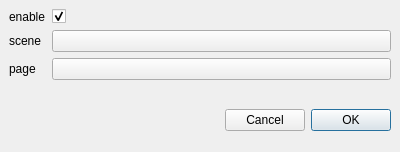
<?xml version="1.0" encoding="UTF-8"?>
<ui version="4.0">
 <class>NLayoutSettingDialog</class>
 <widget class="QDialog" name="NLayoutSettingDialog">
  <property name="geometry">
   <rect>
    <x>0</x>
    <y>0</y>
    <width>400</width>
    <height>152</height>
   </rect>
  </property>
  <property name="windowTitle">
   <string>Dialog</string>
  </property>
  <layout class="QVBoxLayout" name="verticalLayout">
   <property name="spacing">
    <number>0</number>
   </property>
   <property name="leftMargin">
    <number>0</number>
   </property>
   <property name="topMargin">
    <number>0</number>
   </property>
   <property name="rightMargin">
    <number>0</number>
   </property>
   <property name="bottomMargin">
    <number>0</number>
   </property>
   <item>
    <widget class="QWidget" name="widget" native="true">
     <layout class="QGridLayout" name="gridLayout">
      <item row="0" column="0">
       <widget class="QLabel" name="label_3">
        <property name="text">
         <string>enable</string>
        </property>
       </widget>
      </item>
      <item row="0" column="1">
       <widget class="QCheckBox" name="screenEnable">
        <property name="text">
         <string/>
        </property>
        <property name="checked">
         <bool>true</bool>
        </property>
        <property name="tristate">
         <bool>false</bool>
        </property>
       </widget>
      </item>
      <item row="1" column="0">
       <widget class="QLabel" name="label">
        <property name="sizePolicy">
         <sizepolicy hsizetype="Fixed" vsizetype="Preferred">
          <horstretch>0</horstretch>
          <verstretch>0</verstretch>
         </sizepolicy>
        </property>
        <property name="text">
         <string>scene</string>
        </property>
       </widget>
      </item>
      <item row="2" column="0">
       <widget class="QLabel" name="label_2">
        <property name="text">
         <string>page</string>
        </property>
       </widget>
      </item>
      <item row="1" column="1">
       <widget class="NTextListSelector" name="screenScene">
        <property name="text">
         <string/>
        </property>
       </widget>
      </item>
      <item row="2" column="1">
       <widget class="NTextListSelector" name="screenPage">
        <property name="text">
         <string/>
        </property>
       </widget>
      </item>
     </layout>
    </widget>
   </item>
   <item>
    <widget class="QWidget" name="widget_2" native="true">
     <layout class="QHBoxLayout" name="horizontalLayout">
      <item>
       <spacer name="horizontalSpacer">
        <property name="orientation">
         <enum>Qt::Horizontal</enum>
        </property>
        <property name="sizeHint" stdset="0">
         <size>
          <width>207</width>
          <height>20</height>
         </size>
        </property>
       </spacer>
      </item>
      <item>
       <widget class="QPushButton" name="cancelButton">
        <property name="text">
         <string>Cancel</string>
        </property>
       </widget>
      </item>
      <item>
       <widget class="QPushButton" name="okButton">
        <property name="text">
         <string>OK</string>
        </property>
        <property name="default">
         <bool>true</bool>
        </property>
       </widget>
      </item>
     </layout>
    </widget>
   </item>
  </layout>
 </widget>
 <customwidgets>
  <customwidget>
   <class>NTextListSelector</class>
   <extends>QPushButton</extends>
   <header>extend/n_text_list_selector.h</header>
  </customwidget>
 </customwidgets>
 <resources/>
 <connections/>
</ui>
